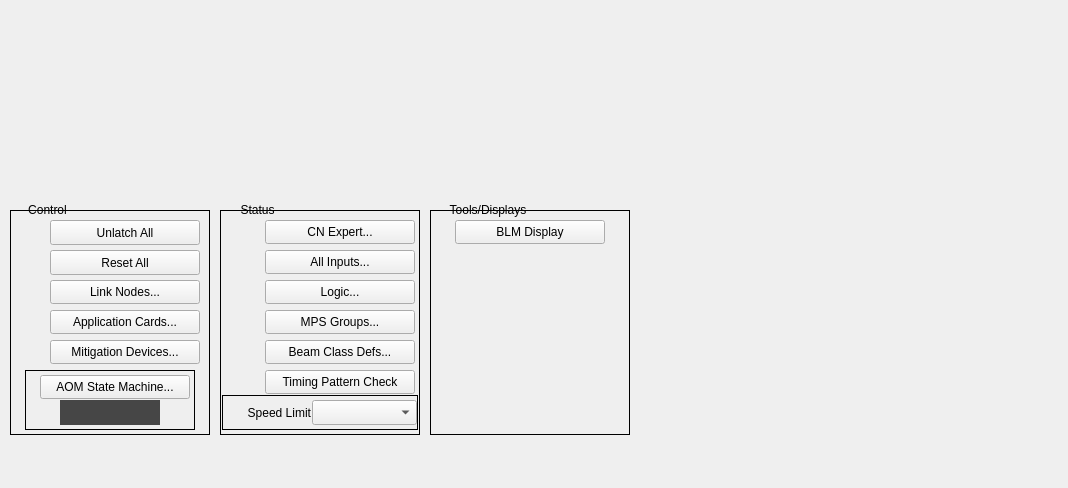
<?xml version="1.0" encoding="UTF-8"?>
<ui version="4.0">
 <class>Form</class>
 <widget class="QWidget" name="Form">
  <property name="geometry">
   <rect>
    <x>0</x>
    <y>0</y>
    <width>1068</width>
    <height>488</height>
   </rect>
  </property>
  <property name="windowTitle">
   <string>MPS SC Global Main</string>
  </property>
  <widget class="PyDMEmbeddedDisplay" name="PyDMEmbeddedDisplay">
   <property name="geometry">
    <rect>
     <x>10</x>
     <y>10</y>
     <width>855</width>
     <height>180</height>
    </rect>
   </property>
   <property name="toolTip">
    <string/>
   </property>
   <property name="frameShape">
    <enum>QFrame::NoFrame</enum>
   </property>
   <property name="macros" stdset="0">
    <string>{&quot;P&quot;:&quot;SIOC:SYS0:MP03&quot;}</string>
   </property>
   <property name="filename" stdset="0">
    <string>mps_global_beam_class.ui</string>
   </property>
  </widget>
  <widget class="QFrame" name="frame">
   <property name="geometry">
    <rect>
     <x>10</x>
     <y>210</y>
     <width>200</width>
     <height>225</height>
    </rect>
   </property>
   <property name="frameShape">
    <enum>QFrame::Box</enum>
   </property>
   <property name="frameShadow">
    <enum>QFrame::Plain</enum>
   </property>
   <widget class="PyDMRelatedDisplayButton" name="PyDMRelatedDisplayButton">
    <property name="geometry">
     <rect>
      <x>40</x>
      <y>70</y>
      <width>150</width>
      <height>24</height>
     </rect>
    </property>
    <property name="toolTip">
     <string/>
    </property>
    <property name="text">
     <string>Link Nodes...</string>
    </property>
    <property name="filenames" stdset="0">
     <stringlist>
      <string>$PYDM/mps/mps_global_ln.ui</string>
     </stringlist>
    </property>
    <property name="showIcon" stdset="0">
     <bool>false</bool>
    </property>
    <property name="openInNewWindow" stdset="0">
     <bool>true</bool>
    </property>
   </widget>
   <widget class="PyDMRelatedDisplayButton" name="PyDMRelatedDisplayButton_2">
    <property name="geometry">
     <rect>
      <x>40</x>
      <y>100</y>
      <width>150</width>
      <height>24</height>
     </rect>
    </property>
    <property name="toolTip">
     <string/>
    </property>
    <property name="text">
     <string>Application Cards...</string>
    </property>
    <property name="filenames" stdset="0">
     <stringlist>
      <string>$PYDM/mps/mps_global_applications.ui</string>
     </stringlist>
    </property>
    <property name="showIcon" stdset="0">
     <bool>false</bool>
    </property>
    <property name="openInNewWindow" stdset="0">
     <bool>true</bool>
    </property>
   </widget>
   <widget class="PyDMRelatedDisplayButton" name="PyDMRelatedDisplayButton_3">
    <property name="geometry">
     <rect>
      <x>40</x>
      <y>130</y>
      <width>150</width>
      <height>24</height>
     </rect>
    </property>
    <property name="toolTip">
     <string/>
    </property>
    <property name="text">
     <string>Mitigation Devices...</string>
    </property>
    <property name="filenames" stdset="0">
     <stringlist>
      <string>$PYDM/mps/mps_global_mitigation.ui</string>
     </stringlist>
    </property>
    <property name="showIcon" stdset="0">
     <bool>false</bool>
    </property>
    <property name="openInNewWindow" stdset="0">
     <bool>true</bool>
    </property>
   </widget>
   <widget class="QFrame" name="frame_2">
    <property name="geometry">
     <rect>
      <x>15</x>
      <y>160</y>
      <width>170</width>
      <height>60</height>
     </rect>
    </property>
    <property name="frameShape">
     <enum>QFrame::Panel</enum>
    </property>
    <property name="frameShadow">
     <enum>QFrame::Plain</enum>
    </property>
    <widget class="PyDMRelatedDisplayButton" name="PyDMRelatedDisplayButton_4">
     <property name="geometry">
      <rect>
       <x>15</x>
       <y>5</y>
       <width>150</width>
       <height>24</height>
      </rect>
     </property>
     <property name="toolTip">
      <string/>
     </property>
     <property name="text">
      <string>AOM State Machine...</string>
     </property>
     <property name="filenames" stdset="0">
      <stringlist>
       <string>$PYDM/mps/mps_ln_asm.ui</string>
      </stringlist>
     </property>
     <property name="showIcon" stdset="0">
      <bool>false</bool>
     </property>
     <property name="macros" stdset="0">
      <stringlist>
       <string>{&quot;P&quot;:&quot;MPLN:GUNB:MP02:1&quot;}</string>
      </stringlist>
     </property>
     <property name="openInNewWindow" stdset="0">
      <bool>true</bool>
     </property>
    </widget>
    <widget class="PyDMLabel" name="PyDMLabel_8">
     <property name="geometry">
      <rect>
       <x>35</x>
       <y>30</y>
       <width>100</width>
       <height>25</height>
      </rect>
     </property>
     <property name="maximumSize">
      <size>
       <width>16777215</width>
       <height>25</height>
      </size>
     </property>
     <property name="toolTip">
      <string/>
     </property>
     <property name="styleSheet">
      <string notr="true">background-color: rgb(70, 70, 70);</string>
     </property>
     <property name="alignment">
      <set>Qt::AlignCenter</set>
     </property>
     <property name="alarmSensitiveContent" stdset="0">
      <bool>true</bool>
     </property>
     <property name="channel" stdset="0">
      <string>ca://MPLN:GUNB:MP02:1:ASM_STATE_SM</string>
     </property>
    </widget>
   </widget>
   <widget class="PyDMByteIndicator" name="PyDMByteIndicator">
    <property name="geometry">
     <rect>
      <x>5</x>
      <y>44</y>
      <width>16</width>
      <height>16</height>
     </rect>
    </property>
    <property name="sizePolicy">
     <sizepolicy hsizetype="Preferred" vsizetype="Preferred">
      <horstretch>16</horstretch>
      <verstretch>16</verstretch>
     </sizepolicy>
    </property>
    <property name="minimumSize">
     <size>
      <width>16</width>
      <height>16</height>
     </size>
    </property>
    <property name="maximumSize">
     <size>
      <width>16</width>
      <height>16</height>
     </size>
    </property>
    <property name="toolTip">
     <string/>
    </property>
    <property name="channel" stdset="0">
     <string>ca://SIOC:SYS0:MP01:MonitorReady</string>
    </property>
    <property name="onColor" stdset="0">
     <color>
      <red>0</red>
      <green>220</green>
      <blue>0</blue>
     </color>
    </property>
    <property name="offColor" stdset="0">
     <color>
      <red>255</red>
      <green>0</green>
      <blue>0</blue>
     </color>
    </property>
    <property name="showLabels" stdset="0">
     <bool>false</bool>
    </property>
    <property name="circles" stdset="0">
     <bool>false</bool>
    </property>
   </widget>
   <widget class="PyDMShellCommand" name="PyDMShellCommand">
    <property name="geometry">
     <rect>
      <x>40</x>
      <y>40</y>
      <width>150</width>
      <height>25</height>
     </rect>
    </property>
    <property name="toolTip">
     <string/>
    </property>
    <property name="text">
     <string>Reset All</string>
    </property>
    <property name="showIcon" stdset="0">
     <bool>false</bool>
    </property>
    <property name="redirectCommandOutput" stdset="0">
     <bool>true</bool>
    </property>
    <property name="allowMultipleExecutions" stdset="0">
     <bool>true</bool>
    </property>
    <property name="commands" stdset="0">
     <stringlist>
      <string>$PYDM/mps/reset_all.sh</string>
     </stringlist>
    </property>
   </widget>
   <widget class="PyDMShellCommand" name="PyDMShellCommand_2">
    <property name="geometry">
     <rect>
      <x>40</x>
      <y>10</y>
      <width>150</width>
      <height>25</height>
     </rect>
    </property>
    <property name="toolTip">
     <string/>
    </property>
    <property name="text">
     <string>Unlatch All</string>
    </property>
    <property name="showIcon" stdset="0">
     <bool>false</bool>
    </property>
    <property name="redirectCommandOutput" stdset="0">
     <bool>true</bool>
    </property>
    <property name="allowMultipleExecutions" stdset="0">
     <bool>false</bool>
    </property>
    <property name="commands" stdset="0">
     <stringlist>
      <string>$PYDM/mps/unlatch_all.sh</string>
     </stringlist>
    </property>
   </widget>
   <widget class="PyDMByteIndicator" name="PyDMByteIndicator_2">
    <property name="geometry">
     <rect>
      <x>20</x>
      <y>44</y>
      <width>16</width>
      <height>16</height>
     </rect>
    </property>
    <property name="sizePolicy">
     <sizepolicy hsizetype="Preferred" vsizetype="Preferred">
      <horstretch>16</horstretch>
      <verstretch>16</verstretch>
     </sizepolicy>
    </property>
    <property name="minimumSize">
     <size>
      <width>16</width>
      <height>16</height>
     </size>
    </property>
    <property name="maximumSize">
     <size>
      <width>16</width>
      <height>16</height>
     </size>
    </property>
    <property name="toolTip">
     <string/>
    </property>
    <property name="channel" stdset="0">
     <string>ca://SIOC:SYS0:MP03:MonitorReady</string>
    </property>
    <property name="onColor" stdset="0">
     <color>
      <red>0</red>
      <green>220</green>
      <blue>0</blue>
     </color>
    </property>
    <property name="offColor" stdset="0">
     <color>
      <red>255</red>
      <green>0</green>
      <blue>0</blue>
     </color>
    </property>
    <property name="showLabels" stdset="0">
     <bool>false</bool>
    </property>
    <property name="circles" stdset="0">
     <bool>false</bool>
    </property>
   </widget>
  </widget>
  <widget class="QLabel" name="label">
   <property name="geometry">
    <rect>
     <x>20</x>
     <y>200</y>
     <width>55</width>
     <height>20</height>
    </rect>
   </property>
   <property name="text">
    <string>Control</string>
   </property>
   <property name="alignment">
    <set>Qt::AlignCenter</set>
   </property>
  </widget>
  <widget class="QFrame" name="frame_3">
   <property name="geometry">
    <rect>
     <x>220</x>
     <y>210</y>
     <width>200</width>
     <height>225</height>
    </rect>
   </property>
   <property name="frameShape">
    <enum>QFrame::Box</enum>
   </property>
   <property name="frameShadow">
    <enum>QFrame::Plain</enum>
   </property>
   <widget class="PyDMRelatedDisplayButton" name="PyDMRelatedDisplayButton_5">
    <property name="geometry">
     <rect>
      <x>45</x>
      <y>10</y>
      <width>150</width>
      <height>24</height>
     </rect>
    </property>
    <property name="toolTip">
     <string/>
    </property>
    <property name="styleSheet">
     <string notr="true">selection-background-color: rgb(171, 171, 171);</string>
    </property>
    <property name="text">
     <string>CN Expert...</string>
    </property>
    <property name="filenames" stdset="0">
     <stringlist>
      <string>$PYDM/mps/mps_cn_expert.ui</string>
      <string>$PYDM/mps/mps_cn_expert.ui</string>
      <string>$PYDM/mps/mps_cn_expert.ui</string>
     </stringlist>
    </property>
    <property name="titles" stdset="0">
     <stringlist>
      <string>CN1: B005-S2</string>
      <string>CN2: B005-S3</string>
      <string>CN3: LI00-S2</string>
     </stringlist>
    </property>
    <property name="showIcon" stdset="0">
     <bool>false</bool>
    </property>
    <property name="macros" stdset="0">
     <stringlist>
      <string>{&quot;P&quot;:&quot;SIOC:SYS0:MP01&quot;,&quot;CN&quot;:&quot;1&quot;,&quot;MP&quot;:&quot;MP01&quot;}</string>
      <string>{&quot;P&quot;:&quot;SIOC:SYS0:MP02&quot;,&quot;CN&quot;:&quot;2&quot;,&quot;MP&quot;:&quot;MP02&quot;}</string>
      <string>{&quot;P&quot;:&quot;SIOC:SYS0:MP03&quot;,&quot;CN&quot;:&quot;3&quot;,&quot;MP&quot;:&quot;MP03&quot;}</string>
     </stringlist>
    </property>
    <property name="openInNewWindow" stdset="0">
     <bool>true</bool>
    </property>
   </widget>
   <widget class="PyDMRelatedDisplayButton" name="PyDMRelatedDisplayButton_6">
    <property name="geometry">
     <rect>
      <x>45</x>
      <y>40</y>
      <width>150</width>
      <height>24</height>
     </rect>
    </property>
    <property name="toolTip">
     <string/>
    </property>
    <property name="text">
     <string>All Inputs...</string>
    </property>
    <property name="filenames" stdset="0">
     <stringlist>
      <string>mps_global_inputs.ui</string>
     </stringlist>
    </property>
    <property name="titles" stdset="0">
     <stringlist>
      <string>All Inputs...</string>
      <string>LI00 Inputs...</string>
     </stringlist>
    </property>
    <property name="showIcon" stdset="0">
     <bool>false</bool>
    </property>
    <property name="openInNewWindow" stdset="0">
     <bool>true</bool>
    </property>
   </widget>
   <widget class="PyDMRelatedDisplayButton" name="PyDMRelatedDisplayButton_7">
    <property name="geometry">
     <rect>
      <x>45</x>
      <y>70</y>
      <width>150</width>
      <height>24</height>
     </rect>
    </property>
    <property name="toolTip">
     <string/>
    </property>
    <property name="text">
     <string>Logic...</string>
    </property>
    <property name="filenames" stdset="0">
     <stringlist>
      <string>$PHYSICS_TOP/sc_mps_gui/gui/mps_gui_main.py</string>
     </stringlist>
    </property>
    <property name="showIcon" stdset="0">
     <bool>false</bool>
    </property>
    <property name="macros" stdset="0">
     <stringlist>
      <string>{&quot;P&quot;:&quot;SIOC:SYS0:MP03&quot;, &quot;T&quot;:&quot;TPG:SYS0:1:DST0&quot;}</string>
     </stringlist>
    </property>
    <property name="openInNewWindow" stdset="0">
     <bool>true</bool>
    </property>
   </widget>
   <widget class="PyDMRelatedDisplayButton" name="PyDMRelatedDisplayButton_8">
    <property name="geometry">
     <rect>
      <x>45</x>
      <y>100</y>
      <width>150</width>
      <height>24</height>
     </rect>
    </property>
    <property name="toolTip">
     <string/>
    </property>
    <property name="text">
     <string>MPS Groups...</string>
    </property>
    <property name="filenames" stdset="0">
     <stringlist>
      <string>$PYDM/mps/mps_link_node_groups.ui</string>
     </stringlist>
    </property>
    <property name="showIcon" stdset="0">
     <bool>false</bool>
    </property>
    <property name="openInNewWindow" stdset="0">
     <bool>true</bool>
    </property>
   </widget>
   <widget class="PyDMRelatedDisplayButton" name="PyDMRelatedDisplayButton_9">
    <property name="geometry">
     <rect>
      <x>45</x>
      <y>130</y>
      <width>150</width>
      <height>24</height>
     </rect>
    </property>
    <property name="toolTip">
     <string/>
    </property>
    <property name="text">
     <string>Beam Class Defs...</string>
    </property>
    <property name="filenames" stdset="0">
     <stringlist>
      <string>$PYDM/mps/mps_beam_class.ui</string>
     </stringlist>
    </property>
    <property name="showIcon" stdset="0">
     <bool>false</bool>
    </property>
    <property name="macros" stdset="0">
     <stringlist>
      <string>{&quot;P&quot;:&quot;SIOC:SYS0:MP03&quot;}</string>
     </stringlist>
    </property>
    <property name="openInNewWindow" stdset="0">
     <bool>true</bool>
    </property>
   </widget>
   <widget class="PyDMDrawingRectangle" name="PyDMDrawingRectangle_8">
    <property name="geometry">
     <rect>
      <x>1</x>
      <y>15</y>
      <width>15</width>
      <height>15</height>
     </rect>
    </property>
    <property name="toolTip">
     <string/>
    </property>
    <property name="styleSheet">
     <string notr="true">border-color: rgba(255, 255, 255, 0);</string>
    </property>
    <property name="rules" stdset="0">
     <string>[]</string>
    </property>
    <property name="alarmSensitiveContent" stdset="0">
     <bool>true</bool>
    </property>
    <property name="alarmSensitiveBorder" stdset="0">
     <bool>true</bool>
    </property>
    <property name="channel" stdset="0">
     <string>MPS:SYS0:MP01:STATSUMY</string>
    </property>
    <property name="brush" stdset="0">
     <brush brushstyle="SolidPattern">
      <color alpha="255">
       <red>0</red>
       <green>220</green>
       <blue>0</blue>
      </color>
     </brush>
    </property>
    <property name="penStyle" stdset="0">
     <enum>Qt::SolidLine</enum>
    </property>
    <property name="penColor" stdset="0">
     <color>
      <red>0</red>
      <green>0</green>
      <blue>0</blue>
     </color>
    </property>
    <property name="penWidth" stdset="0">
     <double>2.000000000000000</double>
    </property>
   </widget>
   <widget class="PyDMDrawingRectangle" name="PyDMDrawingRectangle_9">
    <property name="geometry">
     <rect>
      <x>15</x>
      <y>15</y>
      <width>15</width>
      <height>15</height>
     </rect>
    </property>
    <property name="toolTip">
     <string/>
    </property>
    <property name="styleSheet">
     <string notr="true">border-color: rgba(255, 255, 255, 0);</string>
    </property>
    <property name="rules" stdset="0">
     <string>[]</string>
    </property>
    <property name="alarmSensitiveContent" stdset="0">
     <bool>true</bool>
    </property>
    <property name="alarmSensitiveBorder" stdset="0">
     <bool>true</bool>
    </property>
    <property name="channel" stdset="0">
     <string>MPS:SYS0:MP02:STATSUMY</string>
    </property>
    <property name="brush" stdset="0">
     <brush brushstyle="SolidPattern">
      <color alpha="255">
       <red>0</red>
       <green>220</green>
       <blue>0</blue>
      </color>
     </brush>
    </property>
    <property name="penStyle" stdset="0">
     <enum>Qt::SolidLine</enum>
    </property>
    <property name="penColor" stdset="0">
     <color>
      <red>0</red>
      <green>0</green>
      <blue>0</blue>
     </color>
    </property>
    <property name="penWidth" stdset="0">
     <double>2.000000000000000</double>
    </property>
   </widget>
   <widget class="PyDMDrawingRectangle" name="PyDMDrawingRectangle_10">
    <property name="geometry">
     <rect>
      <x>29</x>
      <y>15</y>
      <width>15</width>
      <height>15</height>
     </rect>
    </property>
    <property name="toolTip">
     <string/>
    </property>
    <property name="styleSheet">
     <string notr="true">border-color: rgba(255, 255, 255, 0);</string>
    </property>
    <property name="rules" stdset="0">
     <string>[]</string>
    </property>
    <property name="alarmSensitiveContent" stdset="0">
     <bool>true</bool>
    </property>
    <property name="alarmSensitiveBorder" stdset="0">
     <bool>true</bool>
    </property>
    <property name="channel" stdset="0">
     <string>MPS:SYS0:MP03:STATSUMY</string>
    </property>
    <property name="brush" stdset="0">
     <brush brushstyle="SolidPattern">
      <color alpha="255">
       <red>0</red>
       <green>220</green>
       <blue>0</blue>
      </color>
     </brush>
    </property>
    <property name="penStyle" stdset="0">
     <enum>Qt::SolidLine</enum>
    </property>
    <property name="penColor" stdset="0">
     <color>
      <red>0</red>
      <green>0</green>
      <blue>0</blue>
     </color>
    </property>
    <property name="penWidth" stdset="0">
     <double>2.000000000000000</double>
    </property>
   </widget>
   <widget class="PyDMDrawingRectangle" name="PyDMDrawingRectangle_11">
    <property name="geometry">
     <rect>
      <x>29</x>
      <y>105</y>
      <width>15</width>
      <height>15</height>
     </rect>
    </property>
    <property name="toolTip">
     <string/>
    </property>
    <property name="styleSheet">
     <string notr="true">border-color: rgba(255, 255, 255, 0);</string>
    </property>
    <property name="rules" stdset="0">
     <string>[]</string>
    </property>
    <property name="alarmSensitiveContent" stdset="0">
     <bool>true</bool>
    </property>
    <property name="alarmSensitiveBorder" stdset="0">
     <bool>true</bool>
    </property>
    <property name="channel" stdset="0">
     <string>MPS:SYS0:1:STATSUMY</string>
    </property>
    <property name="brush" stdset="0">
     <brush brushstyle="SolidPattern">
      <color alpha="255">
       <red>0</red>
       <green>220</green>
       <blue>0</blue>
      </color>
     </brush>
    </property>
    <property name="penStyle" stdset="0">
     <enum>Qt::SolidLine</enum>
    </property>
    <property name="penColor" stdset="0">
     <color>
      <red>0</red>
      <green>0</green>
      <blue>0</blue>
     </color>
    </property>
    <property name="penWidth" stdset="0">
     <double>2.000000000000000</double>
    </property>
   </widget>
   <widget class="PyDMRelatedDisplayButton" name="PyDMRelatedDisplayButton_10">
    <property name="geometry">
     <rect>
      <x>45</x>
      <y>160</y>
      <width>150</width>
      <height>24</height>
     </rect>
    </property>
    <property name="toolTip">
     <string/>
    </property>
    <property name="text">
     <string>Timing Pattern Check</string>
    </property>
    <property name="filenames" stdset="0">
     <stringlist>
      <string>$PYDM/mps/mps_timing_interface.ui</string>
     </stringlist>
    </property>
    <property name="showIcon" stdset="0">
     <bool>false</bool>
    </property>
    <property name="macros" stdset="0">
     <stringlist>
      <string>{&quot;P&quot;:&quot;SIOC:SYS0:MP03&quot;}</string>
     </stringlist>
    </property>
    <property name="openInNewWindow" stdset="0">
     <bool>true</bool>
    </property>
   </widget>
   <widget class="PyDMDrawingRectangle" name="PyDMDrawingRectangle_14">
    <property name="geometry">
     <rect>
      <x>29</x>
      <y>165</y>
      <width>15</width>
      <height>15</height>
     </rect>
    </property>
    <property name="toolTip">
     <string/>
    </property>
    <property name="styleSheet">
     <string notr="true">border-color: rgba(255, 255, 255, 0);</string>
    </property>
    <property name="rules" stdset="0">
     <string>[]</string>
    </property>
    <property name="alarmSensitiveContent" stdset="0">
     <bool>true</bool>
    </property>
    <property name="alarmSensitiveBorder" stdset="0">
     <bool>true</bool>
    </property>
    <property name="channel" stdset="0">
     <string>MPS:SYS0:MP03:TIM:STATSUMY</string>
    </property>
    <property name="brush" stdset="0">
     <brush brushstyle="SolidPattern">
      <color alpha="255">
       <red>0</red>
       <green>220</green>
       <blue>0</blue>
      </color>
     </brush>
    </property>
    <property name="penStyle" stdset="0">
     <enum>Qt::SolidLine</enum>
    </property>
    <property name="penWidth" stdset="0">
     <double>2.000000000000000</double>
    </property>
   </widget>
   <widget class="QFrame" name="frame_4">
    <property name="geometry">
     <rect>
      <x>2</x>
      <y>185</y>
      <width>196</width>
      <height>35</height>
     </rect>
    </property>
    <property name="frameShape">
     <enum>QFrame::Box</enum>
    </property>
    <property name="frameShadow">
     <enum>QFrame::Plain</enum>
    </property>
    <widget class="QLabel" name="label_3">
     <property name="geometry">
      <rect>
       <x>1</x>
       <y>1</y>
       <width>88</width>
       <height>33</height>
      </rect>
     </property>
     <property name="text">
      <string>Speed Limit</string>
     </property>
     <property name="alignment">
      <set>Qt::AlignRight|Qt::AlignTrailing|Qt::AlignVCenter</set>
     </property>
    </widget>
    <widget class="PyDMEnumComboBox" name="PyDMEnumComboBox">
     <property name="geometry">
      <rect>
       <x>90</x>
       <y>5</y>
       <width>105</width>
       <height>25</height>
      </rect>
     </property>
     <property name="toolTip">
      <string/>
     </property>
     <property name="channel" stdset="0">
      <string>ca://SIOC:SYS0:MP03:MAX_PERMIT</string>
     </property>
    </widget>
   </widget>
  </widget>
  <widget class="PyDMDrawingImage" name="PyDMDrawingImage_2">
   <property name="geometry">
    <rect>
     <x>10</x>
     <y>438</y>
     <width>250</width>
     <height>50</height>
    </rect>
   </property>
   <property name="toolTip">
    <string/>
   </property>
   <property name="styleSheet">
    <string notr="true"/>
   </property>
   <property name="filename" stdset="0">
    <string>lcls_mps_lockup_sidebyside_digital.png</string>
   </property>
  </widget>
  <widget class="QLabel" name="label_2">
   <property name="geometry">
    <rect>
     <x>230</x>
     <y>200</y>
     <width>55</width>
     <height>20</height>
    </rect>
   </property>
   <property name="text">
    <string>Status</string>
   </property>
   <property name="alignment">
    <set>Qt::AlignCenter</set>
   </property>
  </widget>
  <widget class="QFrame" name="frame_5">
   <property name="geometry">
    <rect>
     <x>430</x>
     <y>210</y>
     <width>200</width>
     <height>225</height>
    </rect>
   </property>
   <property name="frameShape">
    <enum>QFrame::Box</enum>
   </property>
   <property name="frameShadow">
    <enum>QFrame::Plain</enum>
   </property>
   <widget class="PyDMShellCommand" name="PyDMShellCommand_3">
    <property name="geometry">
     <rect>
      <x>25</x>
      <y>10</y>
      <width>150</width>
      <height>24</height>
     </rect>
    </property>
    <property name="toolTip">
     <string/>
    </property>
    <property name="text">
     <string>BLM Display</string>
    </property>
    <property name="environmentVariables" stdset="0">
     <string/>
    </property>
    <property name="showIcon" stdset="0">
     <bool>false</bool>
    </property>
    <property name="redirectCommandOutput" stdset="0">
     <bool>false</bool>
    </property>
    <property name="allowMultipleExecutions" stdset="0">
     <bool>false</bool>
    </property>
    <property name="titles" stdset="0">
     <stringlist/>
    </property>
    <property name="commands" stdset="0">
     <stringlist>
      <string>xterm -T &quot;BLM CUD xterm&quot; -e &quot;python /usr/local/lcls/tools/BLM_CUD/blm_display.py --mode sc_bsyd&quot;</string>
     </stringlist>
    </property>
    <property name="passwordProtected" stdset="0">
     <bool>false</bool>
    </property>
    <property name="password" stdset="0">
     <string/>
    </property>
    <property name="protectedPassword" stdset="0">
     <string/>
    </property>
   </widget>
  </widget>
  <widget class="QLabel" name="label_4">
   <property name="geometry">
    <rect>
     <x>440</x>
     <y>200</y>
     <width>96</width>
     <height>20</height>
    </rect>
   </property>
   <property name="text">
    <string>Tools/Displays</string>
   </property>
   <property name="alignment">
    <set>Qt::AlignCenter</set>
   </property>
  </widget>
 </widget>
 <customwidgets>
  <customwidget>
   <class>PyDMLabel</class>
   <extends>QLabel</extends>
   <header>pydm.widgets.label</header>
  </customwidget>
  <customwidget>
   <class>PyDMByteIndicator</class>
   <extends>QWidget</extends>
   <header>pydm.widgets.byte</header>
  </customwidget>
  <customwidget>
   <class>PyDMDrawingImage</class>
   <extends>QWidget</extends>
   <header>pydm.widgets.drawing</header>
  </customwidget>
  <customwidget>
   <class>PyDMDrawingRectangle</class>
   <extends>QWidget</extends>
   <header>pydm.widgets.drawing</header>
  </customwidget>
  <customwidget>
   <class>PyDMEmbeddedDisplay</class>
   <extends>QFrame</extends>
   <header>pydm.widgets.embedded_display</header>
  </customwidget>
  <customwidget>
   <class>PyDMEnumComboBox</class>
   <extends>QComboBox</extends>
   <header>pydm.widgets.enum_combo_box</header>
  </customwidget>
  <customwidget>
   <class>PyDMRelatedDisplayButton</class>
   <extends>QPushButton</extends>
   <header>pydm.widgets.related_display_button</header>
  </customwidget>
  <customwidget>
   <class>PyDMShellCommand</class>
   <extends>QPushButton</extends>
   <header>pydm.widgets.shell_command</header>
  </customwidget>
 </customwidgets>
 <resources/>
 <connections/>
</ui>
